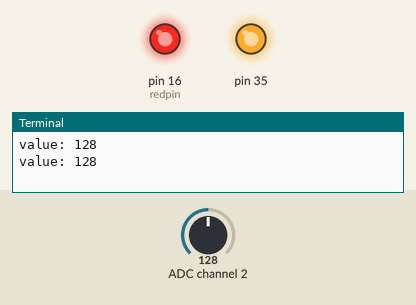
This program was run on a simulated Raspberry Pi (header pin numbers). Shown: output pins drawn as LEDs (lit = HIGH), the last lines printed to the terminal. The inputs (shaded band) are chosen by the test bench; at power-on: ADC channel 2 = 128 (analog values on the 0–255 scale). Library files of the repository ran but are not shown: Pcf8591.py.

Above: at 1.2 s.
1.3 s: ADC channel 2 set to 201
3.2 s: ADC channel 2 set to 208
At 5.2 s:
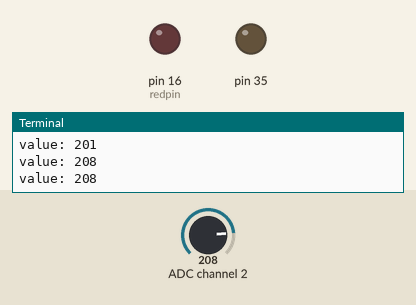
5.5 s: ADC channel 2 set to 202
At 6.8 s:
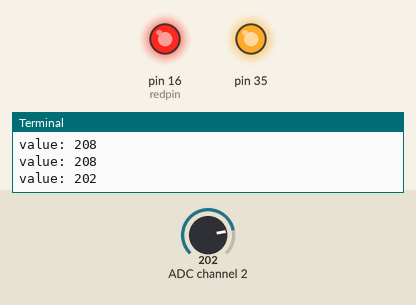
7.5 s: ADC channel 2 set to 224
At 8.4 s:
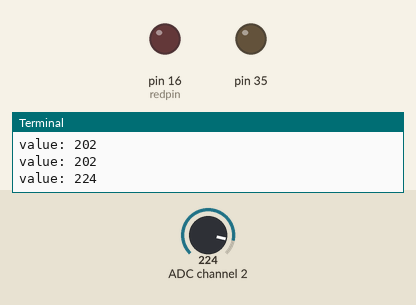
Timing chart, 0 to 10.5 s (numbered marks = the images above; inputs shaded):
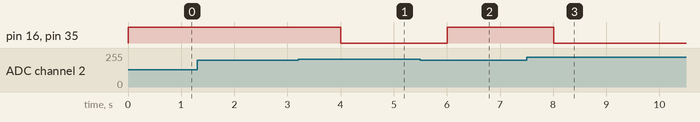

Measured:
- the behaviour switches between 205 and 206 on ADC channel 2 (found by bisection; images 0 and 1)
- after the input at 3.2 s, pin 16 (redpin), pin 35: HIGH → LOW after 0.81 s
- after the input at 5.5 s, pin 16 (redpin), pin 35: LOW → HIGH after 0.51 s
- after the input at 7.5 s, pin 16 (redpin), pin 35: HIGH → LOW after 0.51 s

The program:

Gas.py
```python
import time

from gpio.Buzzer import ActiveBuzzer
from gpio.Pcf8591 import Pcf8591
from gpio.RgbLed import RgbLed


class Gas:
    def __init__(self, pcf8591, ain):
        self.__pcf8591 = pcf8591
        self.__ain = ain
        self.buzzer = ActiveBuzzer(35)
        self.rgbLed = RgbLed(redpin=16)

    def read(self):
        value = self.__pcf8591.read(self.__ain)
        if value > 205:
            self.buzzer.on()
            self.rgbLed.red()
        else:
            self.buzzer.off()
            self.rgbLed.off()
        return value

if __name__ == '__main__':
    try:
        pcf8591 = Pcf8591(0x48)
        gas = Gas(pcf8591, ain=2)
        buzzer = ActiveBuzzer(35)
        led = RgbLed(redpin=16)
        while True:
            value = gas.read()
            print('value: {}'.format(value))
            time.sleep(1)
    finally:
        print('Program Exit')
```

Buzzer.py
```python
import RPi.GPIO as GPIO
import time

class ActiveBuzzer:
    ON = 'on'
    OFF = 'off'

    def __init__(self, channel):
        self.__channel = channel
        self.state = ActiveBuzzer.OFF
        GPIO.setmode(GPIO.BOARD)
        GPIO.setwarnings(False)
        GPIO.setup(channel, GPIO.OUT, initial=GPIO.HIGH)

    def on(self):
        self.state = ActiveBuzzer.ON
        GPIO.output(self.__channel, GPIO.LOW)

    def off(self):
        self.state = ActiveBuzzer.OFF
        GPIO.output(self.__channel, GPIO.HIGH)

if __name__ == '__main__':
    try:

        buzzer = ActiveBuzzer(35)
        buzzer.on()
        time.sleep(1)
        buzzer.off()

    except KeyboardInterrupt:
        print()
    finally:
        buzzer.off()
        print('program exit')
```

RgbLed.py
```python
import RPi.GPIO as GPIO
import time

class RgbLed:
    RED = "red"
    GREEN = "green"
    BLUE = "blue"

    def __init__(self, redpin = None, greenpin = None, bluepin = None):
        self.__redpin = redpin
        self.__greenpin = greenpin
        self.__bluepin = bluepin
        self.state = None
        GPIO.setmode(GPIO.BOARD)
        GPIO.setwarnings(False)
        if redpin is not None:
            GPIO.setup(redpin, GPIO.OUT, initial=GPIO.HIGH)
        if greenpin is not None:
            GPIO.setup(greenpin, GPIO.OUT, initial=GPIO.HIGH)
        if bluepin is not None:
            GPIO.setup(bluepin, GPIO.OUT, initial=GPIO.HIGH)

    def red(self):
        self.state = RgbLed.RED
        if self.__redpin is not None:
            GPIO.output(self.__redpin, GPIO.LOW)
        if self.__greenpin is not None:
            GPIO.output(self.__greenpin, GPIO.HIGH)
        if self.__bluepin is not None:
            GPIO.output(self.__bluepin, GPIO.HIGH)

    def green(self):
        self.state = RgbLed.GREEN
        if self.__redpin is not None:
            GPIO.output(self.__redpin, GPIO.HIGH)
        if self.__greenpin is not None:
            GPIO.output(self.__greenpin, GPIO.LOW)
        if self.__bluepin is not None:
            GPIO.output(self.__bluepin, GPIO.HIGH)

    def blue(self):
        self.state = RgbLed.BLUE
        if self.__redpin is not None:
            GPIO.output(self.__redpin, GPIO.HIGH)
        if self.__greenpin is not None:
            GPIO.output(self.__greenpin, GPIO.HIGH)
        if self.__bluepin is not None:
            GPIO.output(self.__bluepin, GPIO.LOW)

    def off(self):
        self.state = RgbLed.BLUE
        if self.__redpin is not None:
            GPIO.output(self.__redpin, GPIO.HIGH)
        if self.__greenpin is not None:
            GPIO.output(self.__greenpin, GPIO.HIGH)
        if self.__bluepin is not None:
            GPIO.output(self.__bluepin, GPIO.HIGH)

if __name__ == "__main__":
    i = 0
    try:
        led = RgbLed(16, 18, 22)

        while True:
            i += 1
            led.red()
            time.sleep(0.2)
            led.off()

            led.green()
            time.sleep(0.2)
            led.off()

            led.blue()
            time.sleep(0.2)
            led.off()
            if i == 100:
                break
    except KeyboardInterrupt:
        print()
    finally:
        led.off()
        print('program exit')
```
